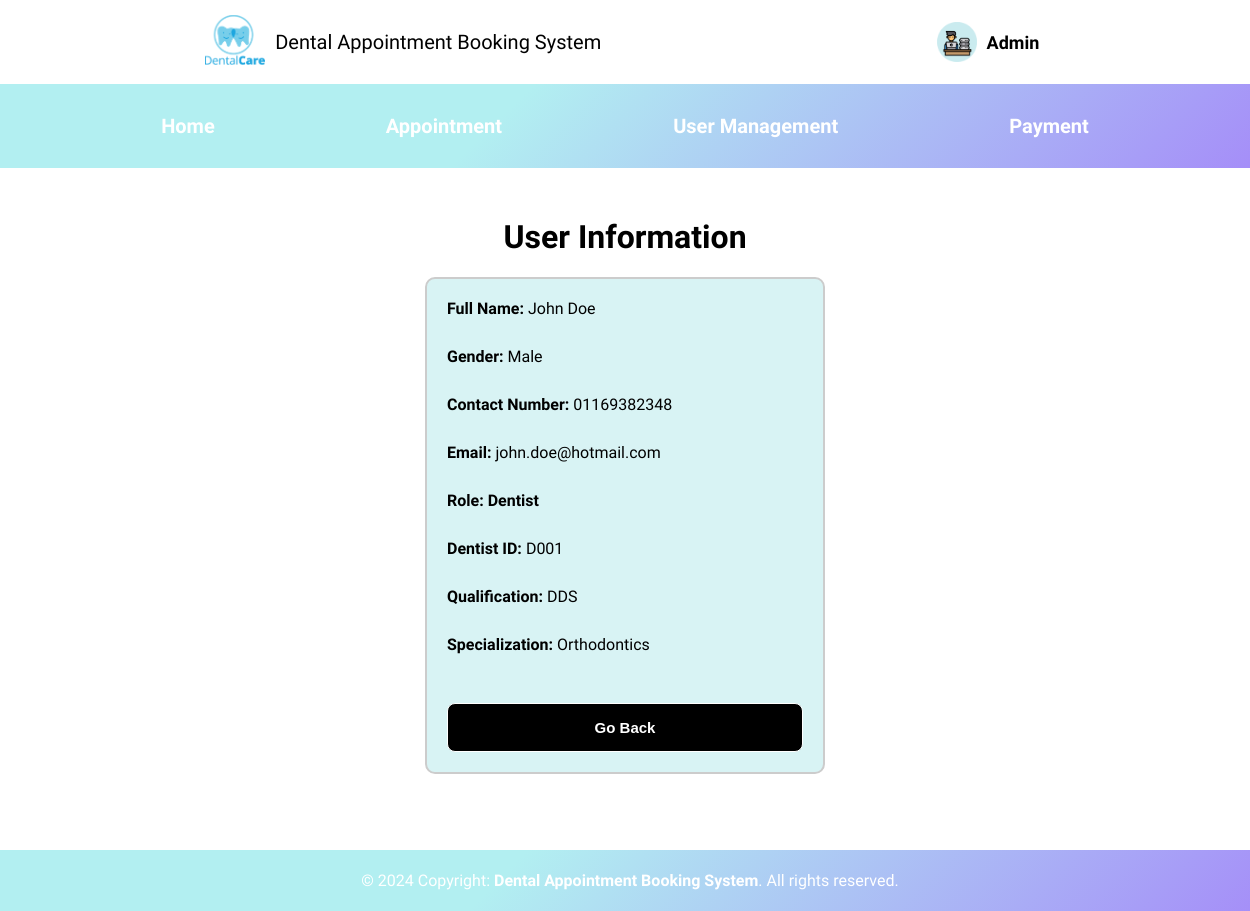
/Admin/view_user.php?id=U004, run on the app's committed database.
### tables this page shows
CREATE TABLE IF NOT EXISTS User(
userID VARCHAR(10) PRIMARY KEY,
name VARCHAR(50) NOT NULL,
gender VARCHAR(6) NOT NULL,
contactNo VARCHAR(13) NOT NULL,
email VARCHAR(50)
);

CREATE TABLE IF NOT EXISTS Dentist(
dentistID VARCHAR(10) PRIMARY KEY,
qualification VARCHAR(10) NOT NULL,
specialization VARCHAR(20) NOT NULL,
userID VARCHAR(10),
FOREIGN KEY (userID) REFERENCES User(userID)
);

### Admin/view_user.php (the view, shortened to what this page needs)
<!DOCTYPE html>
<html>
<head>
	<link rel="stylesheet" href="../style.css">
	<link rel="stylesheet" href="https://cdnjs.cloudflare.com/ajax/libs/font-awesome/4.7.0/css/font-awesome.min.css">
</head>
<body>
<?php
include "../config.php";
include('Admin.php');
if((isset($_GET['id']))){
    $id=$_GET['id'];
} else if ((isset($_POST['id']))){
    $id=$_POST['id'];
}else{
    echo '<p>This page has been accessed in error.</p>';
    include('../footer.php');
    exit();
}
$q1 = "SELECT * FROM user WHERE userID='$id'";
$q2 = "SELECT * FROM login WHERE fk_userid='$id'";
if($r=mysqli_query($conn,$q1)){
    $r2=mysqli_query($conn,$q2);
    if(mysqli_num_rows($r)==1){
        $row=mysqli_fetch_array($r);
        $row2=mysqli_fetch_array($r2);
        echo '<h1 style="text-align: center; margin-top: 50px;">User Information</h1>';
        echo '<div class="outer-user-table">
        <div class="user-table">
        <label><span class="profile"> Full Name: </span>'. $row['name'].'</label><br>';
        echo '<label><span class="profile"> Gender: </span>'. $row['gender'].'</label><br>
        <label><span class="profile"> Contact Number: </span>'. $row['contactNo'].'</label><br>
        <label><span class="profile"> Email: </span>'. $row['email'].'</label><br>';
        if($row2['userlevel'] == 1){
            echo "<label><span class='profile'> Role: Admin</span></label><br>";
            $q3 = "SELECT * FROM admin WHERE userID = '$id'";
            $r3 = mysqli_query($conn, $q3);
            $admin_info = mysqli_fetch_assoc($r3);
            echo "<label><span class='profile'> Admin ID: </span>". $admin_info['adminID']."</label><br>";
            echo "<label><span class='profile'> Qualification: </span>". $admin_info['qualification']."</label><br>";
        } else if ($row2['userlevel'] == 2){
            echo "<label><span class='profile'> Role: Dentist</span></label><br>";
            $q3 = "SELECT * FROM dentist WHERE userID = '$id'";
            $r3 = mysqli_query($conn, $q3);
            $dentist_info = mysqli_fetch_assoc($r3);
            echo "<label><span class='profile'> Dentist ID: </span>". $dentist_info['dentistID']."</label><br>";
            echo "<label><span class='profile'> Qualification: </span>". $dentist_info['qualification']."</label><br>";
            echo "<label><span class='profile'> Specialization: </span>". $dentist_info['specialization']."</label><br>";
        } else if ($row2['userlevel'] == 3){
            echo "<label><span class='profile'> Role: Patient</span></label><br>";
            $q3 = "SELECT * FROM patient WHERE userID = '$id'";
            $r3 = mysqli_query($conn, $q3);
            $patient_info = mysqli_fetch_assoc($r3);
            echo "<label><span class='profile'> Patient ID: </span>". $patient_info['patientID']."</label><br>";
            echo "<label><span class='profile'> Date of Birth: </span>". $patient_info['dateOfBirth']."</label><br>";
            echo "<label><span class='profile'> Address: </span>". $patient_info['address']."</label><br>";
        }
        echo '<div style="display: flex; justify-content:center; align-items: center;">';
        echo '<button class="insert-button" style="align:" onclick="history.back()">Go Back</button>';
        echo '<br>';
        echo '</div>';
        echo '</div> </div>';
    }echo '<br><br><br><br>';
}
include ('../footer.php');
?>
</body>
</html>

### style.css (style rules this page uses)
body { font-family: "Reem Kufi", sans-serif; font-optical-sizing: auto; font-weight: 300; font-style: normal; margin: 0; scroll-behavior: smooth; }

### Admin/view_user.php (style rules this page uses)
body { font-family: "Reem Kufi"; }
h1 { text-align: center; margin-top: 30px; }
.outer-user-table { display: flex; justify-content: center; margin-top: 20px; }
.user-table { background-color: #D8F3F4; border: 2px solid #ccc; padding: 20px; border-radius: 10px; width: 400px; box-sizing: border-box; }
.profile { font-weight: bold; }
label { display: block; margin-bottom: 10px; }
button.insert-button { font-size: 15px; width: 100%; color: white; background-color: black; border: 1px solid white; padding: 15px; border-radius: 8px; cursor: pointer; font-weight: bold; margin-top: 20px; }

### data on the page
user: name "John Doe", gender "Male", contactNo "01169382348", email "john.doe@hotmail.com"
dentist: dentistID "D001", qualification "DDS", specialization "Orthodontics"
